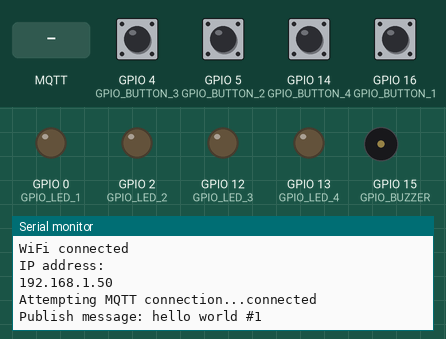
The sketch below on a simulated ESP8266 (NodeMCU). Parts: output pins drawn as LEDs (lit = HIGH), buzzer (waves = sounding, pin HIGH), the last lines printed to the serial monitor. The test bench sets the inputs (shaded band); at power-on: GPIO 4 (GPIO_BUTTON_3), GPIO 5 (GPIO_BUTTON_2), GPIO 14 (GPIO_BUTTON_4), GPIO 16 (GPIO_BUTTON_1) LOW. WiFi joins after 1.5 s; servers stay silent unless stated; random numbers use the default seed unless the sketch sets one; no MQTT or app messages arrive unless stated.

Above: at 2.7 s.
2.8 s: MQTT message "1" arrives on the first subscribed topic
At 3.8 s:
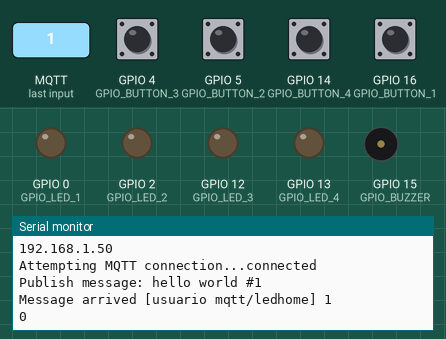
4.3 s: MQTT message "d" arrives on the first subscribed topic
At 5.0 s:
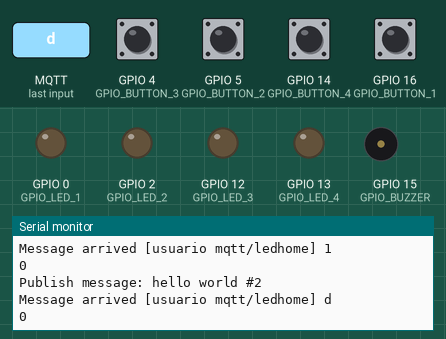
5.8 s: MQTT message "n" arrives on the first subscribed topic
At 5.96 s:
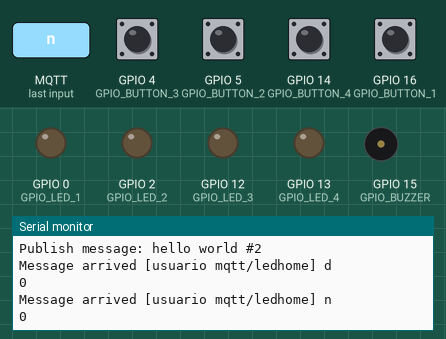
Timing chart, 0 to 8.8 s (numbered marks = the images above; inputs shaded):
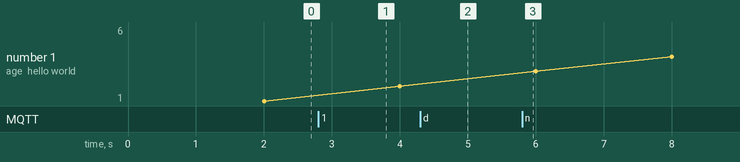

Measured:
- after the input at 2.8 s, the serial monitor: prints a new line at once (image 1)
- after the input at 4.3 s, the serial monitor: prints a new line at once (image 2)
- after the input at 5.8 s, the serial monitor: prints a new line at once (image 3)

The sketch:

Fliperama-ESP8266.ino
```cpp
// (licence header left out)
#include <ESP8266WiFi.h>
#include <PubSubClient.h>
#include "button.h"
#include "led.h"
#include "config.h"

static Button button_1(GPIO_BUTTON_1, TOPIC_BUTTON_1);
static Button button_2(GPIO_BUTTON_2, TOPIC_BUTTON_2);
static Button button_3(GPIO_BUTTON_3, TOPIC_BUTTON_3);
static Button button_4(GPIO_BUTTON_4, TOPIC_BUTTON_4);

static Button buttons[] = {button_1, button_2, button_3, button_4};

static Led led_1(GPIO_LED_1, TOPIC_LED_1);
static Led led_2(GPIO_LED_2, TOPIC_LED_2);
static Led led_3(GPIO_LED_3, TOPIC_LED_3);
static Led led_4(GPIO_LED_4, TOPIC_LED_4);

static Led leds[] = {led_1, led_2, led_3, led_4};

static int active_buttons = 0;
static int active_leds = 0;

static bool leds_working = false;

String user = "usuario mqtt";
String passwd = "senha mqtt";

const char* ssid = "nome rede";
const char* password = "senha rede";
const char* mqtt_server = "ip mqtt";

WiFiClient espClient;
PubSubClient client(espClient);

unsigned long lastMsg = 0;
#define MSG_BUFFER_SIZE  (50)
char msg[MSG_BUFFER_SIZE];
int value = 0;

void setup_wifi() {
    delay(10);
    // We start by connecting to a WiFi network
    Serial.println();
    Serial.print("Connecting to ");
    Serial.println(ssid);

    WiFi.mode(WIFI_STA);
    WiFi.begin(ssid, password);

    while (WiFi.status() != WL_CONNECTED) {
        delay(500);
        Serial.print(".");
    }

    randomSeed(micros());

    Serial.println("");
    Serial.println("WiFi connected");
    Serial.println("IP address: ");
    Serial.println(WiFi.localIP());
}

void reconnect() {
    // Loop until we're reconnected
    while (!client.connected()) {

        Serial.print("Attempting MQTT connection...");

        // Create a random client ID
        String clientId = user;
        clientId += String(random(0xffff), HEX);

        // Attempt to connect
        if (client.connect(clientId.c_str(), user.c_str(), passwd.c_str())) {

        Serial.println("connected");
        // Once connected, publish an announcement...
        client.publish((user+"/homehello").c_str(), "hello world");

        client.subscribe((user+"/ledhome").c_str());

        client.subscribe((user+"/S0").c_str());
        client.subscribe((user+"/S1").c_str());
        client.subscribe((user+"/S2").c_str());
        client.subscribe((user+"/S3").c_str());

        } else {

        Serial.print("failed, rc=");
        Serial.print(client.state());
        Serial.println(" try again in 5 seconds");

        // Wait 5 seconds before retrying
        delay(5000);

        }
    }
}

int buzzer_map(int active_points) {
    int note;
    switch (active_points) {
        case 1000: {note = NOTE_DO_1;  break;}
        case  100: {note = NOTE_RE_1;  break;}
        case   10: {note = NOTE_MI_1;  break;}
        case    1: {note = NOTE_FA_1;  break;}
        case 1100: {note = NOTE_SOL_1; break;}
        case 1010: {note = NOTE_LA_1;  break;}
        case 1001: {note = NOTE_SI_1;  break;}
        case  110: {note = NOTE_DO_2;  break;}
        case  101: {note = NOTE_RE_2;  break;}
        case   11: {note = NOTE_MI_2;  break;}
        case 1110: {note = NOTE_FA_2;  break;}
        case 1101: {note = NOTE_SOL_2; break;}
        case 1011: {note = NOTE_LA_2;  break;}
        case  111: {note = NOTE_SI_2;  break;}
        case 1111: {note = NOTE_DO_3;  break;}
        default:   {note = NOTE_DO_1;}
    }
    return note;
}

void callback(char* topic, byte* payload, unsigned int length) {
    Serial.print("Message arrived [");
    Serial.print(topic);
    Serial.print("] ");
    for (int i = 0; i < length; i++) {
        Serial.print((char)payload[i]);
    }
    Serial.println();

    // Checks every led topic, update state if it matches
    for (int i = 0; i <= 3; i++) {
        if (strcmp(topic, leds[i].get_topic()) == 0) {
            if ((char)payload[0] == '1') {
                leds[i].set_state(true);
            }
            else {
                leds[i].set_state(false);
            }
        }
    }

    // Activate buzzer based on active leds
    active_leds = 1000*leds[0].get_state() + 100*leds[1].get_state() + 10*leds[2].get_state() + 1*leds[3].get_state();
    if (active_leds > 0) leds_working = true;
    else leds_working = false;
    Serial.println(active_leds);
}

void setup() {
    // initialize the LED pin as an output:
    pinMode(GPIO_LED_1, OUTPUT);
    pinMode(GPIO_LED_2, OUTPUT);
    pinMode(GPIO_LED_3, OUTPUT);
    pinMode(GPIO_LED_4, OUTPUT);
    // initialize the pushbutton pin as an input:
    pinMode(GPIO_BUTTON_1, INPUT);
    pinMode(GPIO_BUTTON_2, INPUT);
    pinMode(GPIO_BUTTON_3, INPUT);
    pinMode(GPIO_BUTTON_4, INPUT);

    pinMode(GPIO_BUZZER, OUTPUT); // configura o pino com o buzzer como saída

    Serial.begin(9600);
    setup_wifi();
    client.setServer(mqtt_server, 80);
    client.setCallback(callback);
}

void loop() {
    // Checks if client is connected
    if (!client.connected()) {
        reconnect();
    }
    client.loop();

    // Updates each button state, and publishes if it changed
    for (int i = 0; i <= 3; i++) {
        if (buttons[i].has_changed()) {
            client.publish(buttons[i].get_topic(), buttons[i].get_string_state());
            //digitalWrite(leds[i].get_pin(), buttons[i].get_state()); // Led control
        }
    }

    // If leds are receiving infoemation
    if (leds_working) {
        tone(GPIO_BUZZER, buzzer_map(active_leds));
    }
    else {
        noTone(GPIO_BUZZER);
    }
    /**
    else {
        // Tone buzzer based on the active buttons
        active_buttons = 1000*buttons[0].get_state() + 100*buttons[1].get_state() + 10*buttons[2].get_state() + 1*buttons[3].get_state();
        if (active_buttons > 0) tone(GPIO_BUZZER, buzzer_map(active_buttons));
        else noTone(GPIO_BUZZER);
    }
    **/

    unsigned long now = millis();
    if (now - lastMsg > 2000) {
        lastMsg = now;
        ++value;
        snprintf (msg, MSG_BUFFER_SIZE, "hello world #%ld", value);
        Serial.print("Publish message: ");
        Serial.println(msg);
        client.publish((user+"/homehello").c_str(), msg);
    }
}
```

button.cpp
```cpp
// (licence header left out)
#include <Arduino.h>
#include "button.h"

/*****************************************
 * Public Functions
 *****************************************/

Button::Button(int GPIO_pin, const char* topic) {
    this->GPIO_pin = GPIO_pin;
    this->topic = (char*) topic;

    // this->topic = topic; // with std::string (must be converted with c_str() afterwards)
}

Button::~Button() {
}

bool Button::is_pressed() {
    return (!(this->previous_state) && this->current_state);
}

bool Button::is_released() {
    return (this->previous_state && !(this->current_state));
}

bool Button::has_changed() {
    this->previous_state = this->current_state;
    this->current_state = digitalRead(this->GPIO_pin);
    return (this->current_state != this->previous_state);
}

char* Button::get_topic() {
    return this->topic;
}

char* Button::get_string_state() {
    if (this->current_state) {
        return (char*) ("1");
    } else {
        return (char*) ("0");
    }
}

bool Button::get_state() {
    return this->current_state;
}
```

button.h
```cpp
// (licence header left out)
#ifndef __BUTTON_H__
#define __BUTTON_H__

#include <Arduino.h>

// #include <string>

class Button {
    public:
        /**
         * @brief Construct a new Button object
         *
         * @param GPIO_pin Pin where the button is connected to the board
         * @param topic Topic string (std::string can be used)
         */
        Button(int GPIO_pin, const char* topic);

        /**
         * @brief Destroy the Button object
         *
         */
        ~Button();

        /**
         * @brief Identify the button's rising edge, when it is clicked
         *
         * @return true
         * @return false
         */
        bool is_pressed();

        /**
         * @brief Identify the button's falling edge, when it is released
         *
         * @return true
         * @return false
         */
        bool is_released();

        /**
         * @brief Updates Button state and checks if it changed
         *
         * @return true if Button state changed
         * @return false if Button state did not change
         */
        bool has_changed();

        /**
         * @brief Get the Button's topic string
         *
         * @return char* topic string
         */
        char* get_topic();

        /**
         * @brief Get the Button's state in string format
         *
         * @return char* "1" when it is clicked, "0" when it is not
         */
        char* get_string_state();

        /**
         * @brief Get the Button's state
         *
         * @return true if it is clicked
         * @return false if it is not clicked
         */
        bool get_state();

    private:
        int GPIO_pin;
        bool previous_state;
        bool current_state;

        // std::string topic;
        char* topic;
};

#endif // __BUTTON_H__
```

led.cpp
```cpp
// (licence header left out)
#include <Arduino.h>
#include "led.h"

/*****************************************
 * Public Functions
 *****************************************/

Led::Led(int GPIO_pin, const char* topic) {
    this->GPIO_pin = GPIO_pin;
    this->topic = (char*) topic;

    // this->topic = topic; // with std::string (must be converted with c_str() afterwards)
}

Led::~Led() {
}

char* Led::get_topic() {
    return this->topic;
}

int Led::get_pin() {
    return this->GPIO_pin;
}

bool Led::get_state() {
    return this->state;
}

void Led::set_state(bool state) {
    digitalWrite(this->GPIO_pin, state);
    this->state = state;
}
```

led.h
```cpp
// (licence header left out)
#ifndef __LED_H__
#define __LED_H__

#include <Arduino.h>

// #include <string>

class Led {
    public:
        /**
         * @brief Construct a new Led object
         *
         * @param GPIO_pin Pin where the button is connected to the board
         * @param topic Topic string (std::string can be used)
         */
        Led(int GPIO_pin, const char* topic);

        /**
         * @brief Destroy the Led object
         *
         */
        ~Led();

        /**
         * @brief Get Led's topic string
         *
         * @return char* topic string
         */
        char* get_topic();

        /**
         * @brief Get Led pin
         *
         * @return int GPIO_pin number
         */
        int get_pin();

        /**
         * @brief Get Led's state
         *
         * @return true if it is on
         * @return false if it is off
         */
        bool get_state();

        /**
         * @brief Set Led state
         *
         * @param state true if it is on, false if it is off
         */
        void set_state(bool state);

    private:
        int GPIO_pin;
        bool state;

        // std::string topic;
        char* topic;
};

#endif // __LED_H__
```

config.h
```cpp
// (licence header left out)
// Buttons from right to left
#define GPIO_BUTTON_1 16
#define GPIO_BUTTON_2 5
#define GPIO_BUTTON_3 4
#define GPIO_BUTTON_4 14

#define TOPIC_BUTTON_1 "grupo2-bancadaA4/E6"
#define TOPIC_BUTTON_2 "grupo2-bancadaA4/E5"
#define TOPIC_BUTTON_3 "grupo2-bancadaA4/E4"
#define TOPIC_BUTTON_4 "grupo2-bancadaA4/E3"

// LEDs from right to left
#define GPIO_LED_1 0
#define GPIO_LED_2 2
#define GPIO_LED_3 12
#define GPIO_LED_4 13

#define TOPIC_LED_1 "grupo2-bancadaA4/S3"
#define TOPIC_LED_2 "grupo2-bancadaA4/S2"
#define TOPIC_LED_3 "grupo2-bancadaA4/S1"
#define TOPIC_LED_4 "grupo2-bancadaA4/S0"

// Buzzer
#define GPIO_BUZZER 15

#define NOTE_DO_1 262
#define NOTE_RE_1 294
#define NOTE_MI_1 330
#define NOTE_FA_1 349
#define NOTE_SOL_1 392
#define NOTE_LA_1 400
#define NOTE_SI_1 494
#define NOTE_DO_2 262
#define NOTE_RE_2 294
#define NOTE_MI_2 330
#define NOTE_FA_2 349
#define NOTE_SOL_2 392
#define NOTE_LA_2 400
#define NOTE_SI_2 494
#define NOTE_DO_3 527
```
